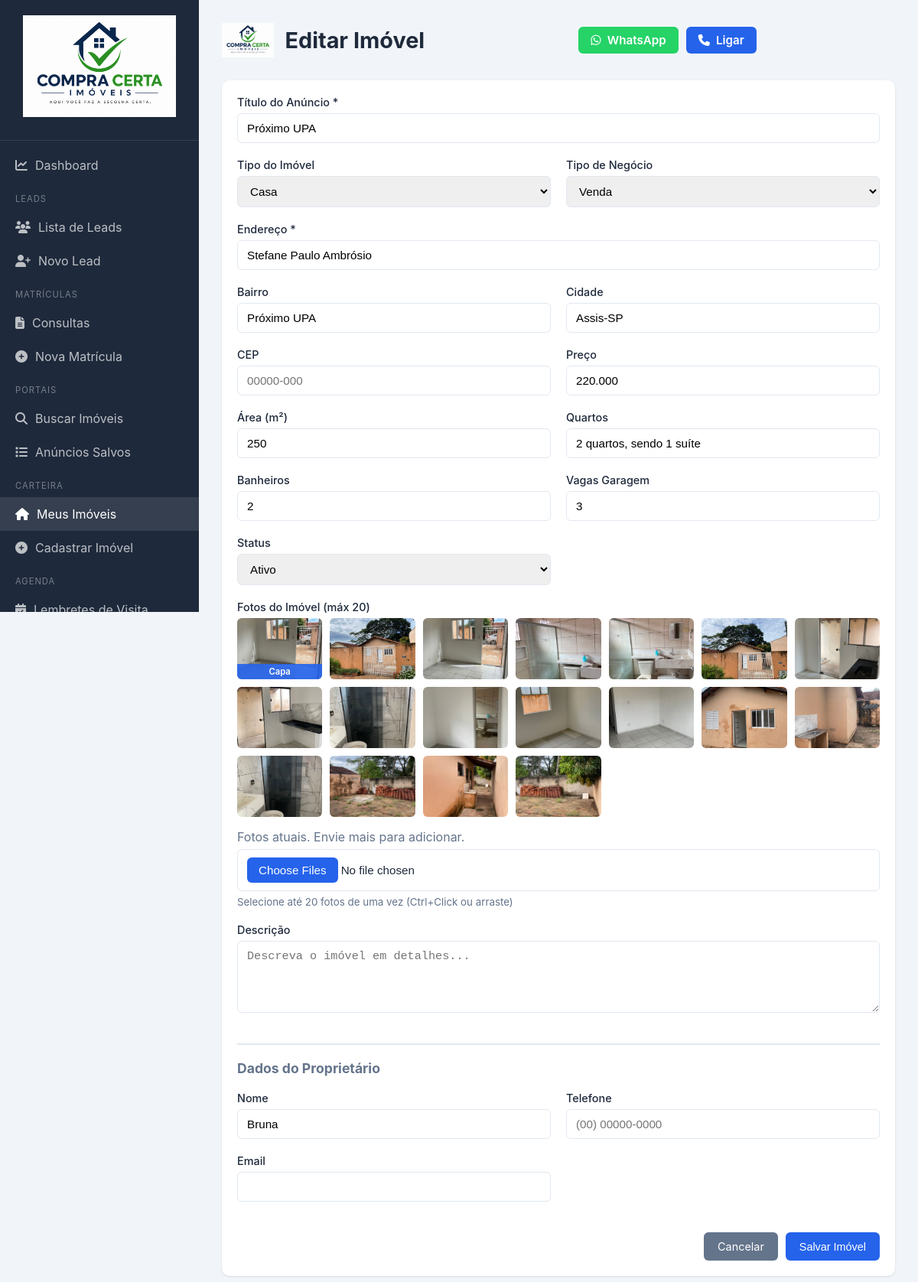
Screenshot of /imoveis/2/editar (signed in) with the database file from the repository.
### models.py (models this page shows)
class Imovel(db.Model):
    id = db.Column(db.Integer, primary_key=True)
    titulo = db.Column(db.String(200), nullable=False)
    tipo = db.Column(db.String(30))
    negocio = db.Column(db.String(20))
    endereco = db.Column(db.String(200), nullable=False)
    bairro = db.Column(db.String(100))
    cidade = db.Column(db.String(100), default='Assis-SP')
    cep = db.Column(db.String(20))
    preco = db.Column(db.String(50))
    area = db.Column(db.String(50))
    quartos = db.Column(db.String(20))
    banheiros = db.Column(db.String(20))
    vagas = db.Column(db.String(20))
    descricao = db.Column(db.Text)
    proprietario_nome = db.Column(db.String(100))
    proprietario_telefone = db.Column(db.String(50))
    proprietario_email = db.Column(db.String(100))
    foto_capa = db.Column(db.String(200))
    status = db.Column(db.String(30), default='ativo')
    visualizacoes = db.Column(db.Integer, default=0)
    destaque = db.Column(db.Boolean, default=False)
    criado_em = db.Column(db.DateTime, default=datetime.utcnow)
    fotos = db.relationship('ImovelFoto', backref='imovel', lazy=True, cascade='all, delete-orphan')

class ImovelFoto(db.Model):
    id = db.Column(db.Integer, primary_key=True)
    imovel_id = db.Column(db.Integer, db.ForeignKey('imovel.id'), nullable=False)
    caminho = db.Column(db.String(200), nullable=False)
    ordem = db.Column(db.Integer, default=0)
    criada_em = db.Column(db.DateTime, default=datetime.utcnow)

### app.py (the view, shortened to what this page needs)
@app.route('/imoveis/<int:id>/editar', methods=['GET', 'POST'])
@login_required
def editar_imovel(id):
    imovel = Imovel.query.get_or_404(id)
    return render_template('imovel_form.html', imovel=imovel, title='Editar Imóvel')

### app.py (called while the page is built)
def login_required(f):
    @wraps(f)
    def decorated_function(*args, **kwargs):
        if not session.get('logado'):
            return redirect(url_for('login'))
        return f(*args, **kwargs)
    return decorated_function

### templates/imovel_form.html (shortened to what this page needs)
{% extends "base.html" %}
{% block header %}{{ title }}{% endblock %}
{% block content %}
<div class="card">
    <form method="POST" enctype="multipart/form-data" class="form-grid">
        <div class="form-group full-width">
            <label for="titulo">Título do Anúncio *</label>
            <input type="text" id="titulo" name="titulo" value="{{ imovel.titulo if imovel else '' }}" required placeholder="Ex: Casa 3 quartos no centro">
        </div>
        <div class="form-group">
            <label for="tipo">Tipo do Imóvel</label>
            <select id="tipo" name="tipo">
                <option value="casa" {{ 'selected' if imovel and imovel.tipo == 'casa' else '' }}>Casa</option>
            </select>
        </div>
        <div class="form-group">
            <label for="negocio">Tipo de Negócio</label>
            <select id="negocio" name="negocio">
                <option value="venda" {{ 'selected' if (not imovel) or (imovel and imovel.negocio == 'venda') else '' }}>Venda</option>
            </select>
        </div>
        <div class="form-group full-width">
            <label for="endereco">Endereço *</label>
            <input type="text" id="endereco" name="endereco" value="{{ imovel.endereco if imovel else '' }}" required placeholder="Rua, número">
        </div>
        <div class="form-group">
            <label for="bairro">Bairro</label>
            <input type="text" id="bairro" name="bairro" value="{{ imovel.bairro if imovel else '' }}">
        </div>
        <div class="form-group">
            <label for="cidade">Cidade</label>
            <input type="text" id="cidade" name="cidade" value="{{ imovel.cidade if imovel else 'Assis-SP' }}">
        </div>
        <div class="form-group">
            <label for="cep">CEP</label>
            <input type="text" id="cep" name="cep" value="{{ imovel.cep if imovel else '' }}" placeholder="00000-000">
        </div>
        <div class="form-group">
            <label for="preco">Preço</label>
            <input type="text" id="preco" name="preco" value="{{ imovel.preco if imovel else '' }}" placeholder="R$ 000.000,00">
        </div>
        <div class="form-group">
            <label for="area">Área (m²)</label>
            <input type="text" id="area" name="area" value="{{ imovel.area if imovel else '' }}" placeholder="000">
        </div>
        <div class="form-group">
            <label for="quartos">Quartos</label>
            <input type="text" id="quartos" name="quartos" value="{{ imovel.quartos if imovel else '' }}">
        </div>
        <div class="form-group">
            <label for="banheiros">Banheiros</label>
            <input type="text" id="banheiros" name="banheiros" value="{{ imovel.banheiros if imovel else '' }}">
        </div>
        <div class="form-group">
            <label for="vagas">Vagas Garagem</label>
            <input type="text" id="vagas" name="vagas" value="{{ imovel.vagas if imovel else '' }}">
        </div>
        <div class="form-group">
            <label for="status">Status</label>
            <select id="status" name="status">
                <option value="ativo" {{ 'selected' if (not imovel) or (imovel and imovel.status == 'ativo') else '' }}>Ativo</option>
            </select>
        </div>
        <div class="form-group full-width">
            <label for="fotos">Fotos do Imóvel (máx 20)</label>
            {% if imovel and imovel.fotos %}
            <div class="foto-preview-grid">
                {% for foto in imovel.fotos %}
                <div class="foto-thumb">
                    <img src="{{ foto.caminho }}" alt="Foto {{ foto.ordem + 1 }}">
                    {% if foto.caminho == imovel.foto_capa %}<span class="capa-badge">Capa</span>{% endif %}
                </div>
                {% endfor %}
            </div>
            <p class="text-muted">Fotos atuais. Envie mais para adicionar.</p>
            {% endif %}
            <input type="file" id="fotos" name="fotos" accept="image/*" multiple>
            <small class="text-muted">Selecione até 20 fotos de uma vez (Ctrl+Click ou arraste)</small>
        </div>
        <div class="form-group full-width">
            <label for="descricao">Descrição</label>
            <textarea id="descricao" name="descricao" rows="4" placeholder="Descreva o imóvel em detalhes...">{{ imovel.descricao if imovel else '' }}</textarea>
        </div>
        <div class="form-divider full-width"><h3>Dados do Proprietário</h3></div>
        <div class="form-group">
            <label for="proprietario_nome">Nome</label>
            <input type="text" id="proprietario_nome" name="proprietario_nome" value="{{ imovel.proprietario_nome if imovel else '' }}">
        </div>
        <div class="form-group">
            <label for="proprietario_telefone">Telefone</label>
            <input type="text" id="proprietario_telefone" name="proprietario_telefone" value="{{ imovel.proprietario_telefone if imovel else '' }}" placeholder="(00) 00000-0000">
        </div>
        <div class="form-group">
            <label for="proprietario_email">Email</label>
            <input type="email" id="proprietario_email" name="proprietario_email" value="{{ imovel.proprietario_email if imovel else '' }}">
        </div>
        <div class="form-actions full-width">
            <a href="{{ url_for('listar_imoveis') }}" class="btn btn-secondary">Cancelar</a>
            <button type="submit" class="btn btn-primary">Salvar Imóvel</button>
        </div>
    </form>
</div>
{% endblock %}

### static/css/style.css (style rules this page uses)
* { margin: 0; padding: 0; box-sizing: border-box; }
:root { --primary: #2563eb; --primary-dark: #1d4ed8; --secondary: #64748b; --success: #10b981; --warning: #f59e0b; --danger: #ef4444; --info: #06b6d4; --purple: #8b5cf6; --bg: #f1f5f9; --white: #ffffff; --text: #1e293b; --text-light: #64748b; --border: #e2e8f0; --sidebar-width: 260px; }
body { font-family: -apple-system, BlinkMacSystemFont, 'Segoe UI', Roboto, sans-serif; background: var(--bg); color: var(--text); display: flex; min-height: 100vh; }
.card { background: var(--white); border-radius: 10px; padding: 20px; box-shadow: 0 1px 3px rgba(0,0,0,0.1); margin-bottom: 20px; }
.btn { display: inline-flex; align-items: center; gap: 8px; padding: 10px 18px; border: none; border-radius: 6px; font-size: 0.9rem; cursor: pointer; text-decoration: none; transition: all 0.2s; }
.btn-primary { background: var(--primary); color: var(--white); }
.btn-secondary { background: var(--secondary); color: var(--white); }
.form-grid { display: grid; grid-template-columns: repeat(2, 1fr); gap: 20px; }
.form-group { display: flex; flex-direction: column; gap: 6px; }
.full-width { grid-column: 1 / -1; }
.form-group label { font-weight: 500; font-size: 0.9rem; }
.form-group input, .form-group select, .form-group textarea { padding: 10px 12px; border: 1px solid var(--border); border-radius: 6px; font-size: 0.95rem; }
.form-actions { display: flex; gap: 10px; justify-content: flex-end; margin-top: 20px; }
.text-muted { color: var(--text-light); }
.form-divider { grid-column: 1 / -1; margin-top: 20px; padding-top: 20px; border-top: 2px solid var(--border); }
.form-divider h3 { color: var(--text-light); font-size: 1.1rem; margin: 0; }
.foto-preview-grid { display: grid; grid-template-columns: repeat(auto-fill, minmax(100px, 1fr)); gap: 10px; margin-bottom: 10px; }
.foto-thumb { position: relative; width: 100%; height: 80px; border-radius: 6px; overflow: hidden; }
.foto-thumb img { width: 100%; height: 100%; object-fit: cover; }
.capa-badge { position: absolute; bottom: 0; left: 0; right: 0; background: rgba(37, 99, 235, 0.9); color: white; font-size: 0.7rem; text-align: center; padding: 3px; font-weight: 600; }

### rows the page displays
Imovel: titulo "Próximo UPA", endereco "Stefane Paulo Ambrósio", bairro "Próximo UPA", cidade "Assis-SP", preco "220.000", area "250", quartos "2 quartos, sendo 1 suíte", banheiros "2", vagas "3", proprietario_nome "Bruna"
ImovelFoto: caminho (picture), shows "Capa"
ImovelFoto: caminho (picture)
ImovelFoto: caminho (picture)
ImovelFoto: caminho (picture)
ImovelFoto: caminho (picture)
ImovelFoto: caminho (picture)
ImovelFoto: caminho (picture)
ImovelFoto: caminho (picture)
ImovelFoto: caminho (picture)
ImovelFoto: caminho (picture)
ImovelFoto: caminho (picture)
ImovelFoto: caminho (picture)
ImovelFoto: caminho (picture)
ImovelFoto: caminho (picture)
ImovelFoto: caminho (picture)
ImovelFoto: caminho (picture)
ImovelFoto: caminho (picture)
ImovelFoto: caminho (picture)

### other values shown
{{ title }} "Editar Imóvel"
